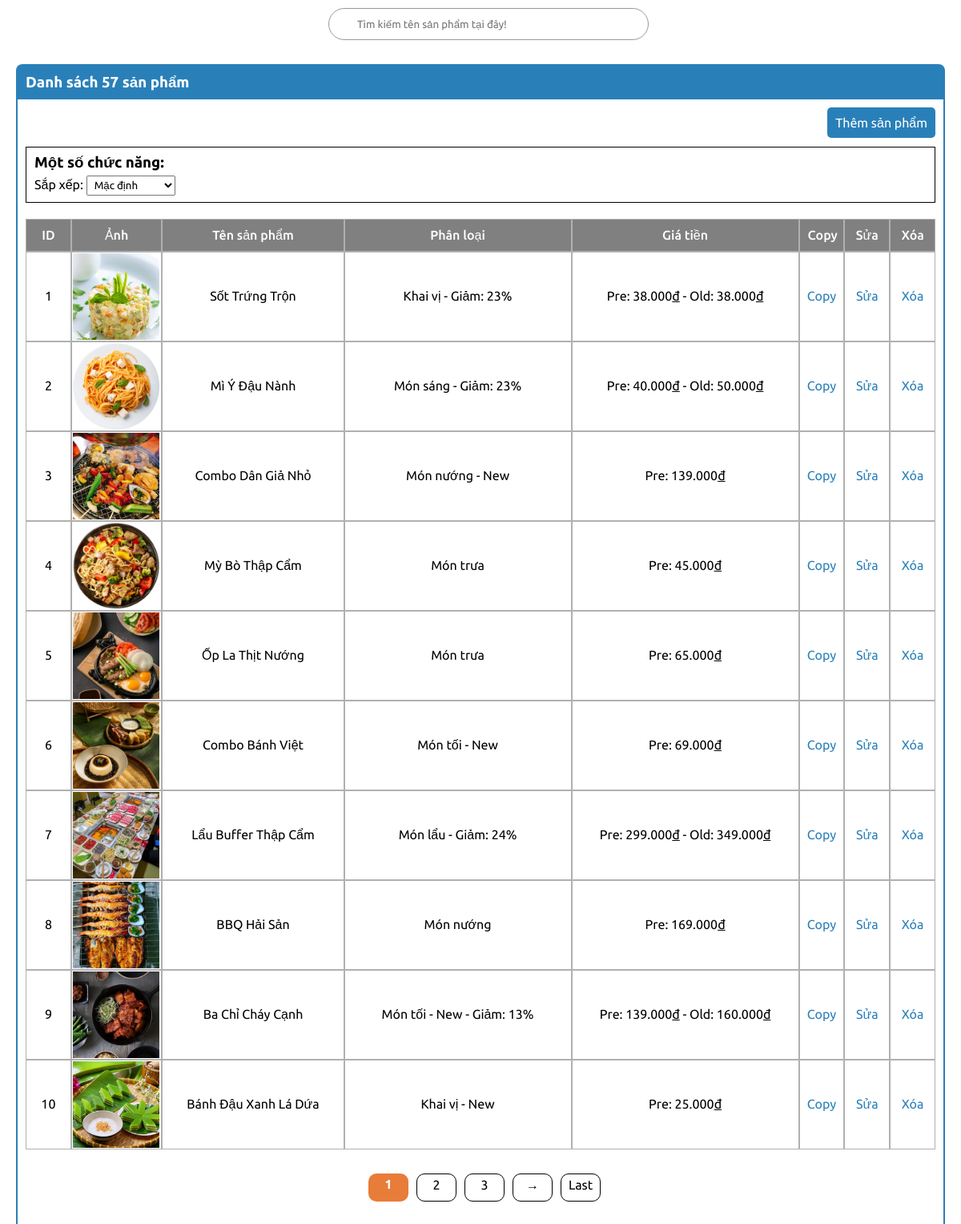
Page /admin/products.php (signed in) on the committed database.
### tables this page shows
CREATE TABLE `menu` (
  `id` int(100) NOT NULL,
  `id_pro` int(100) NOT NULL,
  `name` varchar(100) NOT NULL,
  `price` int(100) NOT NULL,
  `image` varchar(100) NOT NULL,
  `price_old` int(100) NOT NULL,
  `new` varchar(100) NOT NULL,
  `rate` int(100) NOT NULL,
  `content` varchar(1000) NOT NULL
);

### admin/products.php (the view, shortened to what this page needs)
<?php
include '../JDBC/config.php';
$sxCondition = "";
$sortParam = "";
$search = isset($_GET['name']) ? $_GET['name'] : "";
$per_page = !empty($_GET['per_page']) ? $_GET['per_page'] : 10;
$defaultPage = !empty($_GET['page']) ? $_GET['page'] : 1;
$offset = ($defaultPage - 1) * $per_page;
if ($search) {
    $selectMain = mysqli_query($conn, "SELECT * FROM `menu` WHERE `name` LIKE '%" . $search . "%' " . $sxCondition . " LIMIT " . $per_page . " OFFSET " . $offset) or die('query failed');
    $totalPro = mysqli_query($conn, "SELECT * FROM `menu` WHERE `name` LIKE '%" . $search . "%'");
} else {
    $selectMain = mysqli_query($conn, "SELECT * FROM `menu` " . $sxCondition . " LIMIT " . $per_page . " OFFSET " . $offset) or die('query failed');
}
$select = mysqli_query($conn, "SELECT * FROM `menu`");
$row = mysqli_num_rows($select);
?>
<!DOCTYPE html>
<html lang="en">
<head>
    <link rel="stylesheet" href="../CSS/adminCSS.css">
</head>
<body>
    <div class="contai">
        <div class="main">
            <div class="top">
                <div class="small-menu">
                </div>
                <div class="search">
                    <form method="get">
                        <input type="text" placeholder="Tìm kiếm tên sản phẩm tại đây!" name="name" value="<?= isset($_GET['name']) ? $_GET['name'] : "" ?>">
                    </form>
                </div>
                <div class="user">
                    <ion-icon name="person-circle-outline"></ion-icon>
                </div>
            </div>
            <div class="content-main">
                <div class="content-box">
                    <div class="content-box-title">
                        <h3>Danh sách <?php echo $row; ?> sản phẩm</h3>
                    </div>
                    <div class="content-box-main">
                        <div class="content-box-add">
                            <a href="addProduct.php">
                                <span>Thêm sản phẩm</span>
                            </a>
                        </div>
                        <div class="content-box-menu">
                            <h3>Một số chức năng: </h3>
                            <div class="cbm-main">
                                <div class="cbm-text-1">
                                    <label for="">Sắp xếp: </label>
                                    <select class="sort-box" onchange="this.options[this.selectedIndex].value && (window.location = this.options[this.selectedIndex].value);">
                                        <option <?php if (isset($_GET['field']) && $_GET['field'] == '' && isset($_GET['sort']) && $_GET['sort'] == '') { ?> selected <?php } ?> value="?<?= $sortParam ?>">Mặc định</option>
                                    </select>
                                </div>
                            </div>
                        </div>
                        <div class="content-box-pro">
                            <div class="content-box-pro-title">
                                <div class="cbpt-text">
                                    <span>ID</span>
                                </div>
                                <div class="cbpt-text">
                                    <span>Ảnh</span>
                                </div>
                                <div class="cbpt-text">
                                    <span>Tên sản phẩm</span>
                                </div>
                                <div class="cbpt-text">
                                    <span>Phân loại</span>
                                </div>
                                <div class="cbpt-text">
                                    <span>Giá tiền</span>
                                </div>
                                <div class="cbpt-text">
                                    <span>Copy</span>
                                </div>
                                <div class="cbpt-text">
                                    <span>Sửa</span>
                                </div>
                                <div class="cbpt-text">
                                    <span>Xóa</span>
                                </div>
                            </div>
                            <?php
                            if (mysqli_num_rows($selectMain) > 0) {
                                while ($fetch = mysqli_fetch_assoc($selectMain)) {
                            ?>
                                    <div class="content-box-pro-main">
                                        <div class="content-box-pro-1">
                                            <div class="cbp-content">
                                                <span><?php echo $fetch['id']; ?></span>
                                            </div>
                                        </div>
                                        <div class="content-box-pro-2">
                                            <div class="cbp-content">
                                                <img src="../assets/images/dish/<?php echo $fetch['image']; ?>" alt="" height="108px">
                                            </div>
                                        </div>
                                        <div class="content-box-pro-3">
                                            <div class="cbp-content">
                                                <span><?php echo $fetch['name']; ?></span>
                                            </div>
                                        </div>
                                        <div class="content-box-pro-4">
                                            <div class="cbp-content">
                                                <span>
                                                    <?php
                                                    switch ($fetch['id_pro']) {
                                                        case 1:
                                                            echo "Khai vị ";
                                                            break;
                                                        case 2:
                                                            echo "Món sáng ";
                                                            break;
                                                        case 3:
                                                            echo "Món trưa ";
                                                            break;
                                                        case 4:
                                                            echo "Món tối ";
                                                            break;
                                                        case 5:
                                                            echo "Món lẩu ";
                                                            break;
                                                        case 6:
                                                            echo "Món nướng ";
                                                            break;
                                                    }
                                                    if (!empty($fetch['new']) && !empty($fetch['rate'])) {
                                                        echo "- New - Giảm: " . $fetch['rate'] . "%";
                                                    }
                                                    if (!empty($fetch['new']) && empty($fetch['rate'])) {
                                                        echo "- New";
                                                    }
                                                    if (empty($fetch['new']) && !empty($fetch['rate'])) {
                                                        echo "- Giảm: " . $fetch['rate'] . "%";
                                                    }
                                                    ?>
                                                </span>
                                            </div>
                                        </div>
                                        <div class="content-box-pro-5">
                                            <div class="cbp-content">
                                                <span>Pre: <?php echo number_format($fetch['price'], 0, ",", "."); ?><u>đ</u>
                                                    <?php
                                                    if (!empty($fetch['price_old'])) {
                                                        echo " - Old: " . number_format($fetch['price_old'], 0, ",", ".") . "<u>đ</u>";
                                                    }
                                                    ?>
                                                </span>
                                            </div>
                                        </div>
                                        <div class="content-box-pro-6">
                                            <div class="cbp-content">
                                                <a href="">Copy</a>
                                            </div>
                                        </div>
                                        <div class="content-box-pro-7">
                                            <div class="cbp-content">
                                                <a href="addProduct.php?id=<?php echo $fetch['id']; ?>">Sửa</a>
                                            </div>
                                        </div>
                                        <div class="content-box-pro-6">
                                            <div class="cbp-content">
                                                <a href="products.php?remove=<?php echo $fetch['id']; ?>" onclick="return confirm('Bạn muốn xóa món ăn này khỏi menu?')">Xóa</a>
                                            </div>
                                        </div>
                                    </div>
                            <?php
                                }
                            };
                            ?>
                        </div>
                        <?php
                        include '../product/page.php';
                        ?>
                    </div>
                </div>
            </div>
        </div>
    </div>
</body>
</html>

### rows in the picture
menu: id "1", image (picture), name "Sốt Trứng Trộn", id_pro "Khai vị", rate "23", price "38.000", price_old "38.000"
menu: id "2", image (picture), name "Mì Ý Đậu Nành", id_pro "Món sáng", rate "23", price "40.000", price_old "50.000"
menu: id "3", image (picture), name "Combo Dân Giả Nhỏ", id_pro "Món nướng", new "- New", price "139.000"
menu: id "4", image (picture), name "Mỳ Bò Thập Cẩm", id_pro "Món trưa", price "45.000"
menu: id "5", image (picture), name "Ốp La Thịt Nướng", id_pro "Món trưa", price "65.000"
menu: id "6", image (picture), name "Combo Bánh Việt", id_pro "Món tối", new "- New", price "69.000"
menu: id "7", image (picture), name "Lẩu Buffer Thập Cẩm", id_pro "Món lẩu", rate "24", price "299.000", price_old "349.000"
menu: id "8", image (picture), name "BBQ Hải Sản", id_pro "Món nướng", price "169.000"
menu: id "9", image (picture), name "Ba Chỉ Cháy Cạnh", id_pro "Món tối", rate "13", price "139.000", price_old "160.000"
menu: id "10", image (picture), name "Bánh Đậu Xanh Lá Dứa", id_pro "Khai vị", new "- New", price "25.000"

### other values in the picture
$row "57"
